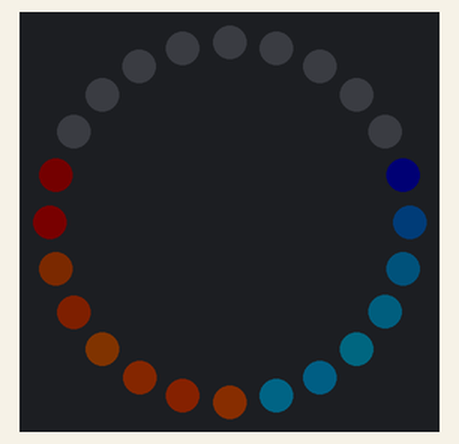
A sketch run on a simulated ESP32. Shown: 24 RGB LEDs in a ring, first at the top, clockwise. Dim RGB values are drawn brighter than linear.

Above: at 0.45 s.
At 1.95 s:
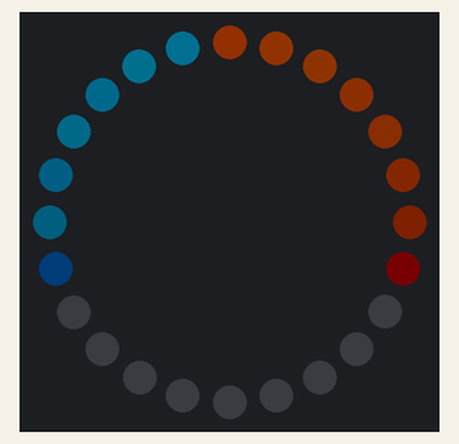
At 3.15 s:
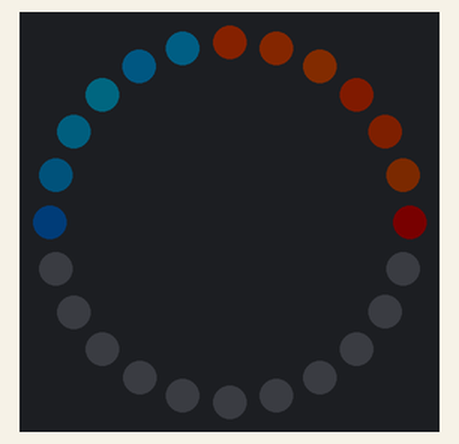

Measured:
- by itself, everything shown: repeats every 3.0 s, in 10 steps

The sketch:

Aufgabe_14.ino
```cpp
/***********************************************************************************
 * Teil 1: Grundlagen
 * WI-Schnuppertage 2025 / 2026
 ***********************************************************************************
 * Einführung in die Programmierung mittels ESP32 und LED-Ring
 * HTL-Anichstrasse, Innsbruck
 * Wirtschaftsingenieure - Betriebsinformatik / (c)2025 Andreas Eckhart
 ***********************************************************************************/

#include "helper.h"   // Alle Hilfsfunktionen und Hardware-Definitionen

/***********************************************************************************
 * ✅ AB HIER KANNST DU BEARBEITEN! ✅
 ***********************************************************************************/

// Setup-Funktion - wird einmal beim Start ausgeführt
void setup() {
    ring.begin();
    ring.show();
    ring.setBrightness(BRIGHTNESS);
}

// Loop-Funktion - wird ununterbrochen ausgeführt
void loop() {
    if (updateErforderlich()) {
        deinEffekt1(step); // deinen neuen Farbeffekt aufrufen
        ring.show();        // Änderungen anzeigen
    }
}

/***********************************************************************************
 * Cooler Farbeffekt: Doppel-Komet mit Ausklang
 * Zwei Kometen laufen gegeneinander, haben farbige Schweife und atmen in der Helligkeit.
 ***********************************************************************************/
void deinEffekt1(int step) {
    effectSpeed = 25; // Update-Geschwindigkeit des Effekts

    const int count = ring.numPixels();
    const int tail = 8; // Schweiflänge

    // Position der beiden Kometen (laufen gegenläufig)
    int posA = step % count;
    int posB = (count - (step % count)) % count;

    // Sanftes "Atmen" der Helligkeit (0.4 .. 1.0)
    float phase = (step % 120) / 120.0f;
    float breath = 0.4f + 0.6f * (0.5f * (1.0f - cosf(phase * 2.0f * PI)));

    // Basisfarben
    uint8_t aR = 0, aG = 200, aB = 255;   // Cyan/Blau
    uint8_t bR = 255, bG = 90, bB = 0;    // Orange

    ring.clear();

    // Hilfsfunktion zum Skalieren einer Farbe
    auto scaled = [&](uint8_t r, uint8_t g, uint8_t b, float f) {
        return ring.Color((uint8_t)(r * f), (uint8_t)(g * f), (uint8_t)(b * f));
    };

    // Schweif für Komet A
    for (int i = 0; i < tail; i++) {
        float fade = breath * (1.0f - (float)i / tail);
        int idx = (posA - i + count) % count;
        ring.setPixelColor(idx, scaled(aR, aG, aB, fade));
    }

    // Schweif für Komet B
    for (int i = 0; i < tail; i++) {
        float fade = breath * (1.0f - (float)i / tail);
        int idx = (posB + i) % count;
        ring.setPixelColor(idx, scaled(bR, bG, bB, fade));
    }
}
```

helper.h
```cpp
/***********************************************************************************
 * ⚠️ ACHTUNG: DIESE DATEI NICHT BEARBEITEN! ⚠️
 *
 * Diese Datei enthält vordefinierte Hilfsfunktionen und Hardware-Konfiguration.
 * Alle deine Änderungen gehören in die main.cpp Datei!
 *
 * HTL-Anichstrasse, Innsbruck / (c)2025 Andreas Eckhart
 ***********************************************************************************/

#pragma once

#include <Arduino.h>
#include <Adafruit_NeoPixel.h>

// Hardware Definitionen
#define NEOPIXEL_PIN 3      // Pin für den LED-Ring
#define NEOPIXEL_COUNT 24   // Anzahl der LEDs im Ring
#define BRIGHTNESS 20       // Standard LED Helligkeit (0-255)
#define STATUS_LED_PIN 2    // Pin für die Status-LED
#define BUTTON_PIN 9        // Pin für den Taster

// LED-Ring Initialisierung
Adafruit_NeoPixel ring(NEOPIXEL_COUNT, NEOPIXEL_PIN, NEO_GRB + NEO_KHZ800);

// Variablen für Timing (intern verwendet)
unsigned long _lastUpdate = 0;

// Geschwindigkeit der Animation (änderbar!)
// Kleinere Werte = schneller, größere Werte = langsamer (in Millisekunden)
int effectSpeed = 20;

// Schrittzähler für Animationen (änderbar!)
unsigned int step = 0;

// Prüft ob genug Zeit vergangen ist und gibt true zurück wenn ja
bool updateErforderlich() {
  if (millis() - _lastUpdate >= effectSpeed) {
    _lastUpdate = millis();
    step++;
    return true;
  }
  return false;
}

// Funktions-Signatur für deinen Effekt 1
void deinEffekt1(int step);
```
